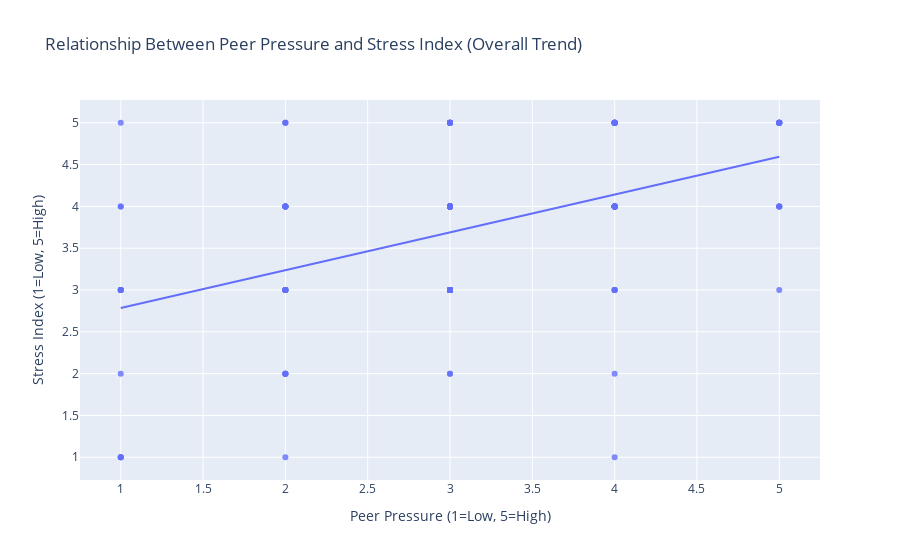

Write notebook code for a chart like this one.
### Markdown cell above
***
# Visualization 4: Stress and Peer Pressure

### Code cell
import plotly.express as px

fig = px.scatter(
    df,
    x="Peer_Pressure", 
    y="Stress_Index",
    trendline="ols",  # adds regression line using ordinary least squares
    opacity=0.8,
    title="Relationship Between Peer Pressure and Stress Index (Overall Trend)"
)
fig.update_layout(
    xaxis_title="Peer Pressure (1=Low, 5=High)",
    yaxis_title="Stress Index (1=Low, 5=High)"
)
fig.show()

### Figure 1 — Plotly figure (JSON) as saved in the notebook; plotly's stock layout.template omitted (floating-point values rounded to 4 significant figures; data arrays with more than 128 entries replaced by an {"elided": "..."} marker saying what was removed)
{"data": [{"hovertemplate": "Peer_Pressure=%{x}<br>Stress_Index=%{y}<extra></extra>", "legendgroup": "", "marker": {"color": "#636efa", "opacity": 0.8, "symbol": "circle"}, "mode": "markers", "name": "", "orientation": "v", "showlegend": false, "type": "scatter", "x": {"elided": "140 int values"}, "xaxis": "x", "y": {"elided": "140 int values"}, "yaxis": "y"}, {"hovertemplate": "<b>OLS trendline</b><br>Stress_Index = 0.451881 * Peer_Pressure + 2.33351<br>R<sup>2</sup>=0.225080<br><br>Peer_Pressure=%{x}<br>Stress_Index=%{y} <b>(trend)</b><extra></extra>", "legendgroup": "", "marker": {"color": "#636efa", "symbol": "circle"}, "mode": "lines", "name": "", "showlegend": false, "type": "scatter", "x": {"elided": "140 int values"}, "xaxis": "x", "y": {"elided": "140 float values"}, "yaxis": "y"}], "layout": {"legend": {"tracegroupgap": 0}, "title": {"text": "Relationship Between Peer Pressure and Stress Index (Overall Trend)"}, "xaxis": {"anchor": "y", "domain": [0, 1], "title": {"text": "Peer Pressure (1=Low, 5=High)"}}, "yaxis": {"anchor": "x", "domain": [0, 1], "title": {"text": "Stress Index (1=Low, 5=High)"}}}}
